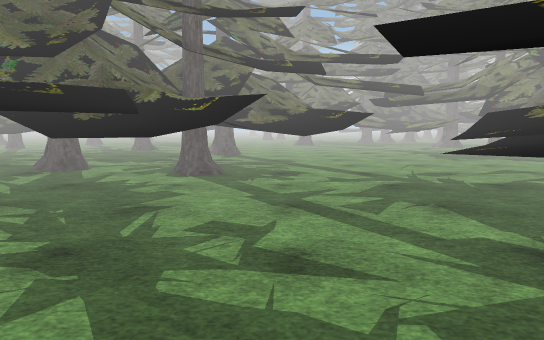
[1] (above)

24 first-person views from a walk through a scene from a Unity 3-D project. The camera is 1.3 m above the floor, tilts 6° down and sees 70° across. The floor is counted in squares, 2 m on a side. Each view is taken from the middle of a square. On the plan, view 1 faces up. The plan holds only what a view shows up to about 11 squares ahead; the rest is blank. The place goes on beyond the plan. The player is left out. Some animated figures are left out. Some surface patterns are stand-ins.

[2]
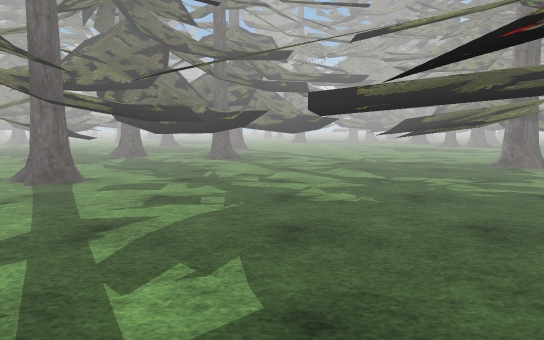

[3]
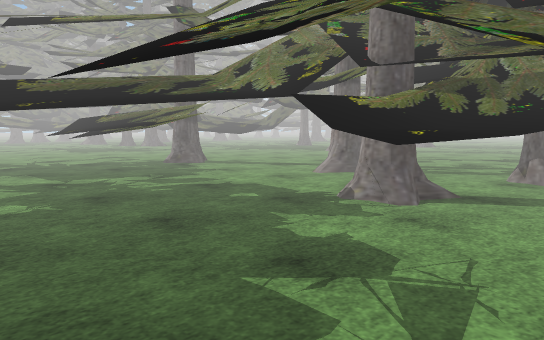

[4]
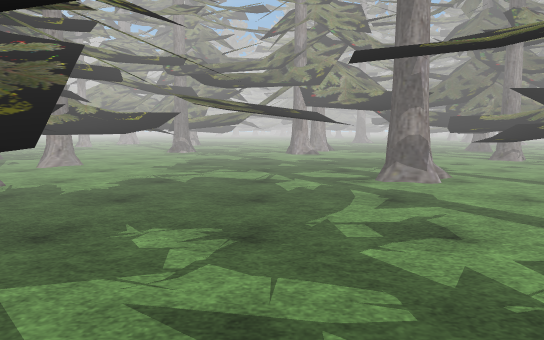

[5]
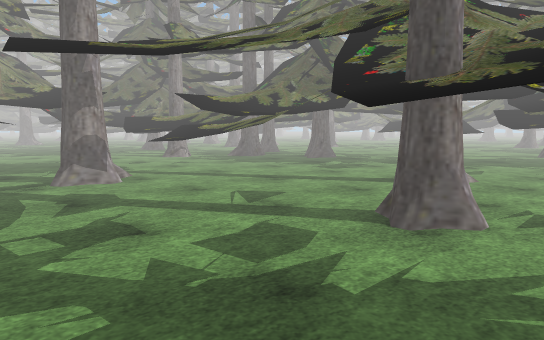

[6]
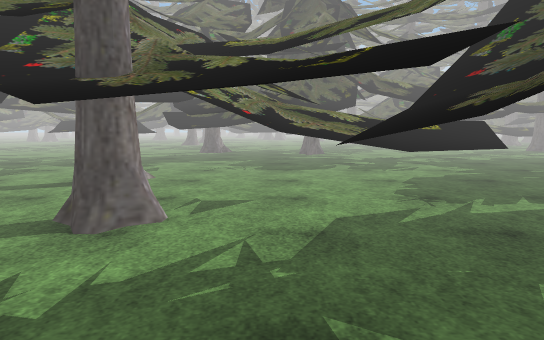

[7]
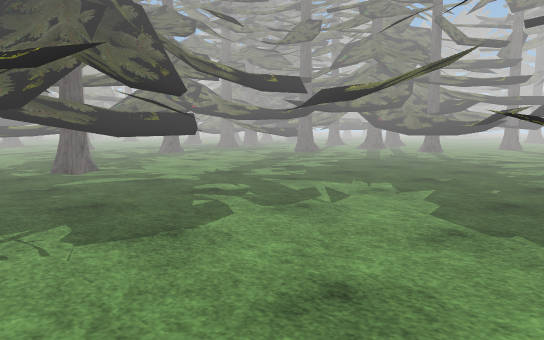

[8]
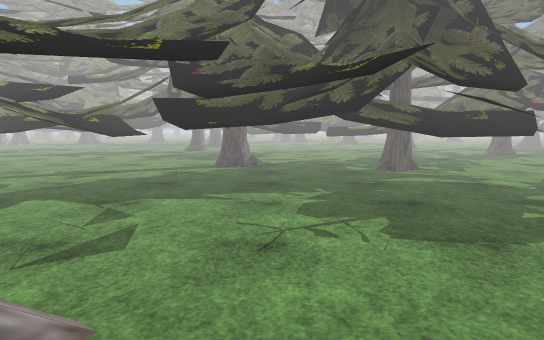

[9]
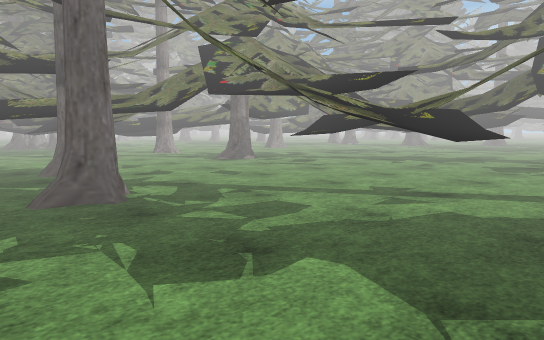

[10]
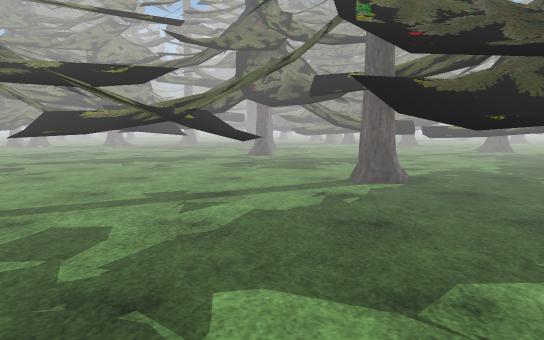

[11]
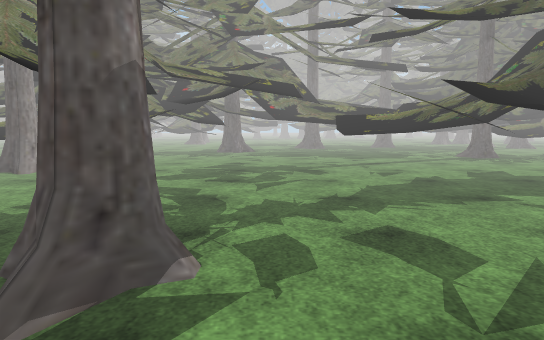

[12]
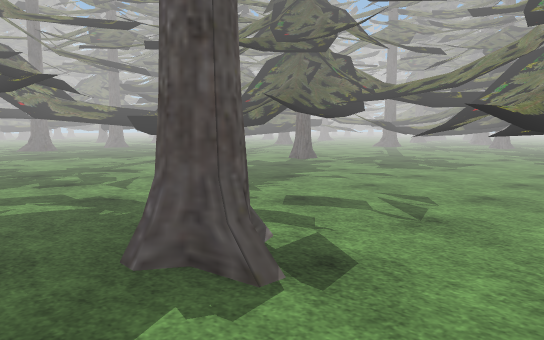

[13]
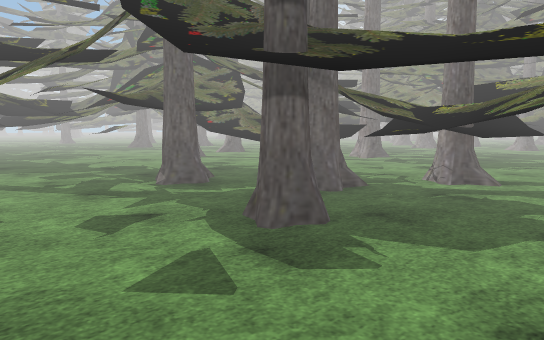

[14]
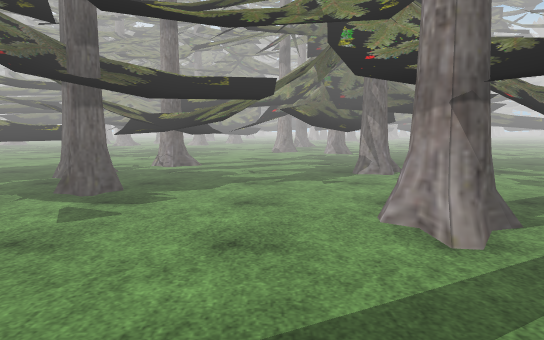

[15]
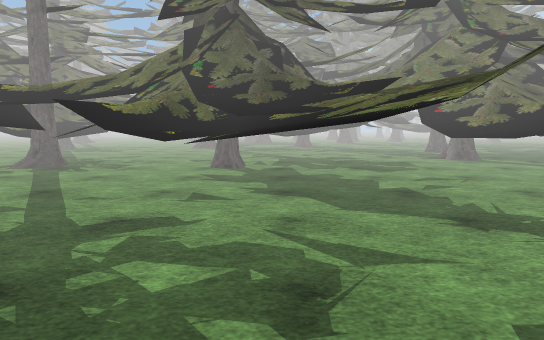

[16]
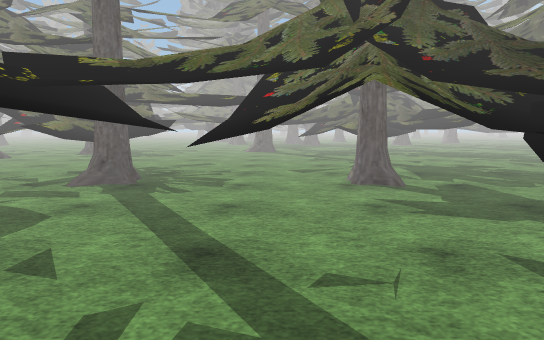

[17]
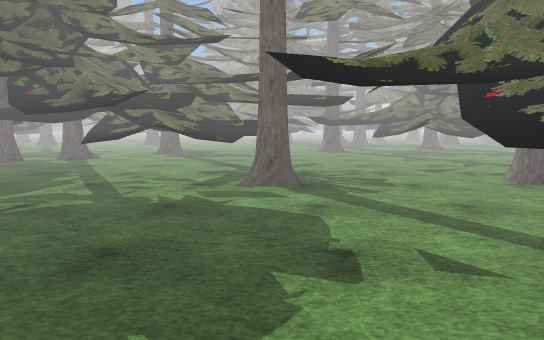

[18]
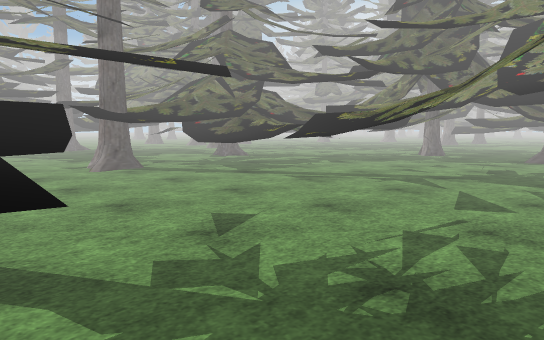

[19]
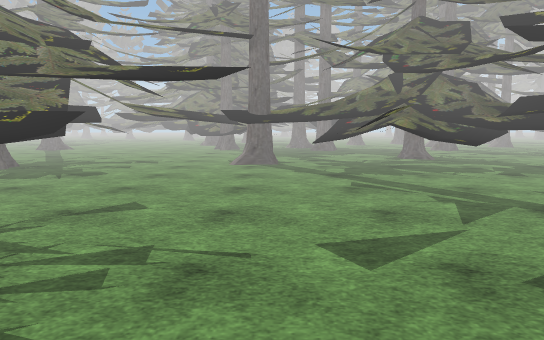

[20]
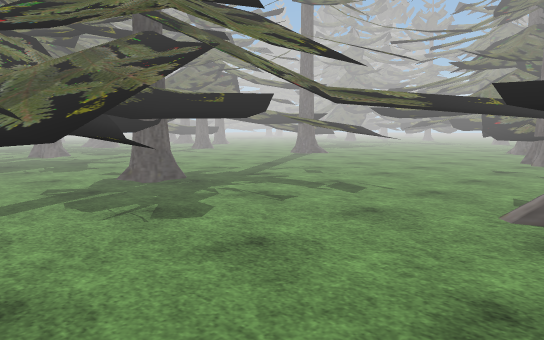

[21]
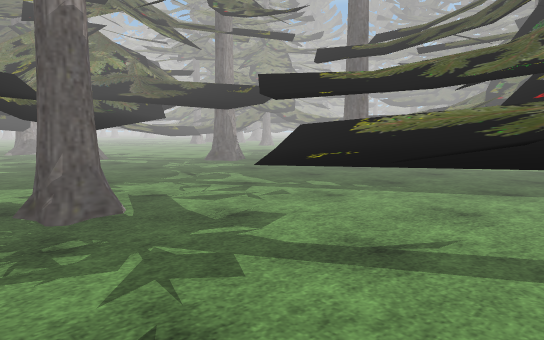

[22]
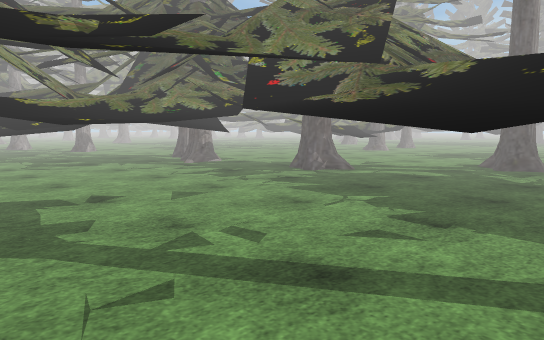

[23]
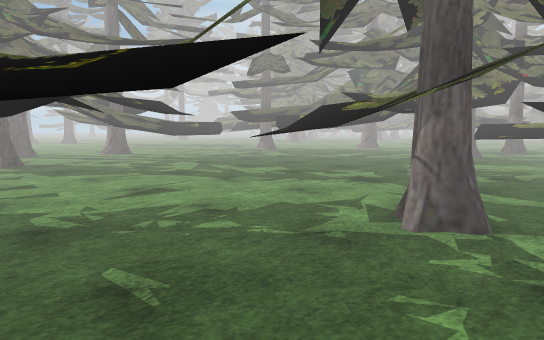

[24]
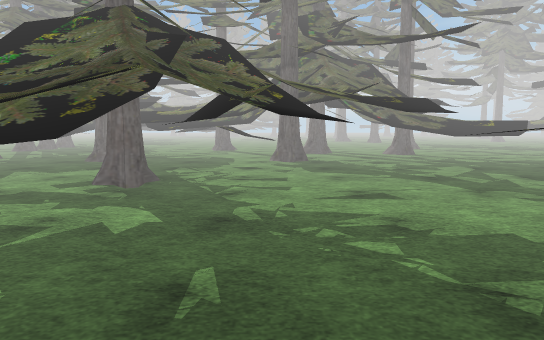

### Floor plan
Key: @ floor where view 1 was taken; # wall or solid block; x gap in a wall; . floor; O other object.
Columns run from 23 left of view 1 to 10 right of it. Each row starts with its distance up from view 1.
 16                OO
 15    O     OO  .O...
 14    OO   OOO.#..O...
 13 ...OO OOO.....OOO..
 12 .  .OOO.OOO...OOOO O        O
 11 ....OO..O OO..OOO. .. .......
 10  OO.....O  O.....OO.. #......
  9  OOOO..... O ....OOO....O....
  8  OOO OO..#.. O...O......OO..O
  7    . OOO...OO....O....OOOO...
  6 O OO..OOOOOOO.......#.OOO......
  5 OOOO...OOOOOOOO...OO..OO..O ....
  4 OOOOO..OO.OOOOOOOOOOOOOO.OOOO. ..O
  3 OOOOO..OO.....OOOO.OOOO.OOOO
  2 OOOO..OOO......OO...OO...OO
  1 .OOO........OOOO.. .....OO  O
  0 ....O..#.....O......O..@....O
 -1 ...........OOOO...OOO.....OO.
 -2  ..OOOO.OO.OOO....OOOO.O OO..O
 -3 ..O  OOOOOOOOO..#.OOO.O. OOO
 -4 O... O.OO........OOO..O  OOO
 -5 . ......OO.....OOOOO...  OO  O
 -6 . O.OOO....#... OOO...... OO..
 -7 OO.    O......O ..OOO.O........
 -8   .OOOO ..O  OO .#O ..x.OOO....

Where each view was taken, in squares from view 1:
view 1: 0 up, 0 right, facing up
view 2: 3 down, 0 right, facing up
view 3: 3 down, 0 right, facing up-right
view 4: 3 up, 0 right, facing down
view 5: 3 up, 0 right, facing down-left
view 6: 3 up, 0 right, facing left
view 7: 2 up, 4 left, facing up-left
view 8: 2 up, 4 left, facing left
view 9: 1 up, 6 left, facing down-left
view 10: 0 up, 6 left, facing left
view 11: 5 down, 10 left, facing left
view 12: 7 down, 10 left, facing up-left
view 13: 7 down, 10 left, facing up-right
view 14: 7 down, 12 left, facing right
view 15: 7 down, 15 left, facing up
view 16: 5 down, 17 left, facing up
view 17: 5 down, 19 left, facing up
view 18: 0 up, 20 left, facing up-right
view 19: 1 down, 17 left, facing up
view 20: 3 up, 17 left, facing up-left
view 21: 3 up, 18 left, facing down-left
view 22: 2 down, 16 left, facing down-left
view 23: 3 up, 13 left, facing up-right
view 24: 3 up, 12 left, facing up
